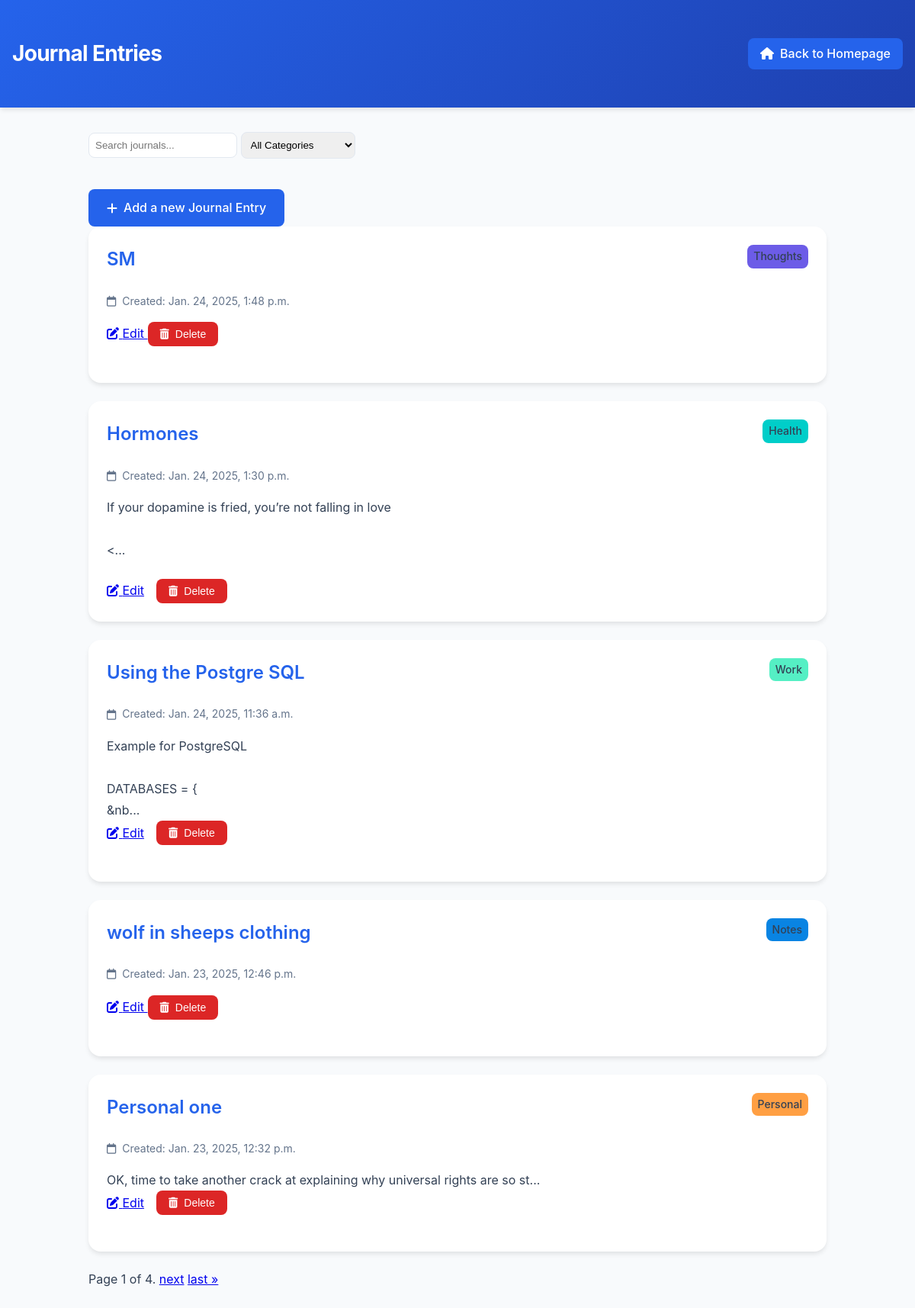
The app's page /add-quote/journal-list/, older data.
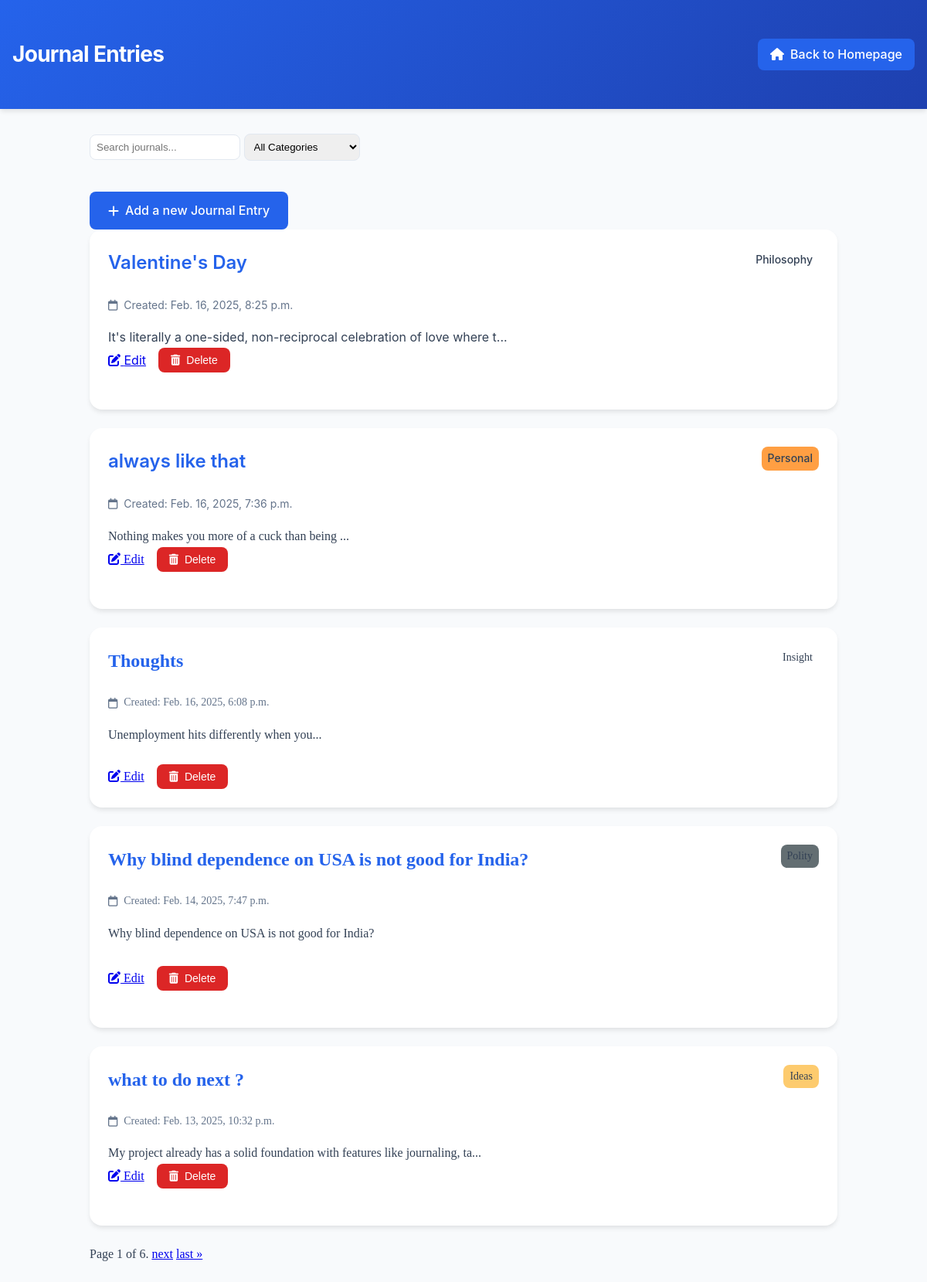
The same page, newer data.
### Journalapp/models.py (models this page shows, shortened)
class Journal(models.Model):
    title = models.CharField(max_length=200)
    content = models.TextField()
    long_term_goal = models.BooleanField(default=False)
    due_date = models.DateField(null=True, blank=True)
    created_at = models.DateTimeField(auto_now_add=True)
    goal = models.ForeignKey(LongTermGoal, on_delete=models.CASCADE, related_name='journal_entries', null=True, blank=True)
    password = models.CharField(max_length=128, blank=True, null=True)
    mood = models.CharField(
        max_length=20,
        choices=Mood.choices,
        default=Mood.UNMARKED
    )
    category = models.CharField(
        max_length=30,
        choices=JournalCategory.choices,
        default=JournalCategory.UNMARKED
    )
    PRIORITY_CHOICES = [
        ('high', 'Urgent and Important'),
        ('medium', 'Not Urgent but Important'),
        ('low', 'Urgent but Not Important'),
        ('lowest', 'Not Urgent and Not Important')
    ]
    priority = models.CharField(max_length=10, choices=PRIORITY_CHOICES, default='low')

### Journalapp/views.py (the view)
# urls.py: path('journal-list/', views.journal_list, name='journal_list'),
def journal_list(request):
    search_query = request.GET.get('q', '')  # Search term
    category_name = request.GET.get('category', '')  # Selected category
    journals = Journal.objects.all().order_by('-created_at')
    if category_name:
        journals = journals.filter(category=category_name)
    if search_query:
        journals = journals.filter(
            Q(title__icontains=search_query) | Q(content__icontains=search_query)
        )
    paginator = Paginator(journals, 5)  # Show 10 journals per page
    page = request.GET.get('page')  # Get the current page number from the request
    try:
        journals = paginator.page(page)
    except PageNotAnInteger:
        journals = paginator.page(1)
    except EmptyPage:
        journals = paginator.page(paginator.num_pages)
    return render(request, 'Journalapp/journal_list.html', {
        'journals': journals,
        'category_name': category_name,
        'search_query': search_query,
        'categories': JournalCategory.choices,  # Pass all categories for filtering
    })

### todoproject/templates/journalapp/journal_list.html (shortened to what this page needs)
<!DOCTYPE html>
<html lang="en">
<head>
    <link href="https://cdnjs.cloudflare.com/ajax/libs/font-awesome/6.0.0/css/all.min.css" rel="stylesheet">
</head>
<body>
    <header>
        <div class="header-content">
            <h1 class="header-title">Journal Entries</h1>
            <a href="/" class="back-home-btn">
                <i class="fas fa-home"></i> Back to Homepage
            </a>
        </div>
    </header>
    <div class="container">
        <div class="filter-container">
            <form method="GET" action="{% url 'journal_list' %}">
                <input type="text" name="q" placeholder="Search journals..." value="{{ search_query }}">
                <select name="category" onchange="this.form.submit()">
                    <option value="">All Categories</option>
                </select>
            </form>
        </div>
        <a href="{% url 'add_journal' %}" class="add-btn">
            <i class="fas fa-plus"></i>
            Add a new Journal Entry
        </a>
        <ul class="journal-list">
            {% if journals %}
                {% for journal in journals %}
                    <li class="journal-card">
                        <div class="journal-header">
                            <a href="{% url 'journal_for_goal' journal.id %}" class="journal-title">
                                {{ journal.title | safe }}
                            </a>
                            <span class="journal-category" style="background-color: var(--{{ journal.category|lower|default:'unmarked' }}-color);">
                                {{ journal.get_category_display }}
                            </span>
                        </div>
                        <div class="journal-meta">
                            <i class="far fa-calendar"></i>
                            <span>Created: {{ journal.created_at }}</span>
                        </div>
                        <div class="journal-content">
                            {{ journal.content|slice:":80" | safe }}{% if journal.content|length > 80 %}...{% endif %}
                        </div>
                        <div class="journal-actions">
                            <a href="{% url 'edit_journal' journal.id %}" class="edit-btn">
                                <i class="fas fa-edit"></i>
                                Edit
                            </a>
                            <form method="POST" action="{% url 'delete_journal' journal.id %}" style="display:inline;">
                                <button type="submit" class="delete-btn" onclick="return confirm('Are you sure you want to delete this journal?')">
                                    <i class="fas fa-trash-alt"></i>
                                    Delete
                                </button>
                            </form>
                        </div>
                    </li>
                {% endfor %}
            {% else %}
                <p>No journal entries found.</p>
            {% endif %}
        </ul>
        <div class="pagination">
            <span class="step-links">
                <span class="current">
                    Page {{ journals.number }} of {{ journals.paginator.num_pages }}.
                </span>
                {% if journals.has_next %}
                    <a href="?page={{ journals.next_page_number }}">next</a>
                    <a href="?page={{ journals.paginator.num_pages }}">last &raquo;</a>
                {% endif %}
            </span>
        </div>
    </div>
</body>
</html>

Row changes from the older to the newer data that the page shows:
no longer on this page (row unchanged): Journal: title "SM", category "Thoughts", created_at "Jan. 24, 2025, 1:48 p.m."
no longer on this page (row unchanged): Journal: title "Hormones", category "Health", created_at "Jan. 24, 2025, 1:30 p.m.", content "If your dopamine is fried, you’re not falling in love <"
no longer on this page (row unchanged): Journal: title "Using the Postgre SQL", category "Work", created_at "Jan. 24, 2025, 11:36 a.m.", content "Example for PostgreSQL DATABASES = { &nb"
no longer on this page (row unchanged): Journal: title "wolf in sheeps clothing", category "Notes", created_at "Jan. 23, 2025, 12:46 p.m."
no longer on this page (row unchanged): Journal: title "Personal one", category "Personal", created_at "Jan. 23, 2025, 12:32 p.m.", content "OK, time to take another crack at explaining why universal rights are so st"
added Journal: title "Valentine's Day", category "Philosophy", created_at "Feb. 16, 2025, 8:25 p.m.", content "It's literally a one-sided, non-reciprocal celebration of love where t"
added Journal: title "always like that", category "Personal", created_at "Feb. 16, 2025, 7:36 p.m.", content "Nothing makes you more of a cuck than being"
added Journal: title "Thoughts", category "Insight", created_at "Feb. 16, 2025, 6:08 p.m.", content "Unemployment hits differently when you"
added Journal: title "Why blind dependence on USA is not good for India?", category "Polity", created_at "Feb. 14, 2025, 7:47 p.m.", content "Why blind dependence on USA is not good for India?"
added Journal: title "what to do next ?", category "Ideas", created_at "Feb. 13, 2025, 10:32 p.m.", content "My project already has a solid foundation with features like journaling, ta"
Text that changed along with them:
{{ journals.paginator.num_pages }}: "4" → "6"
